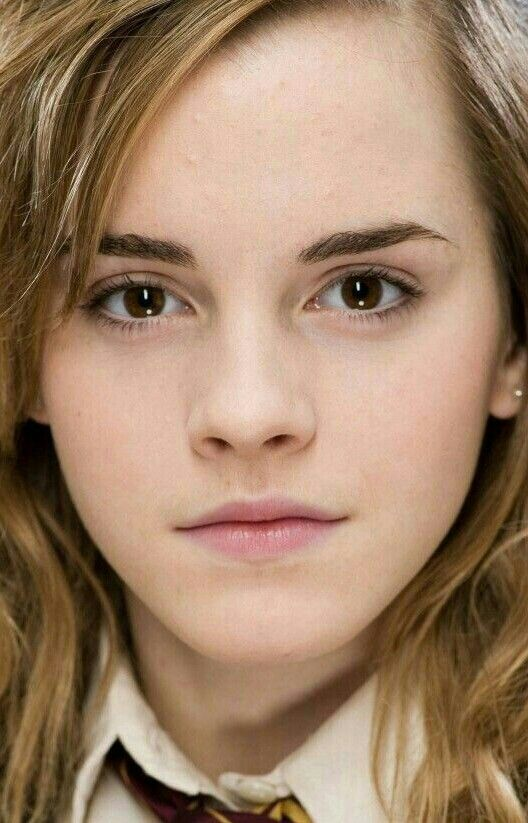
#> input picture notebook/DestinationImage1.jpg, 528 x 823 px, found by its file name
$ jupyter execute --allow-errors face_swap.ipynb
#> lines starting #> are read from the running program, lines starting #| are printed output that depends on the picture; after the words box and inside, x2 and y2 are one past the last pixel; in counts of white or black regions, pixels touching at a corner belong together
[cell 1]
print("hello world")

[cell 2]
import dlib
import cv2

import numpy as np

[cell 3]
import os
os.chdir('D:\Tech_New_FUTURE\FACE_SWAP\Practice')

[cell 4]
import matplotlib.pyplot as plt

[cell 5]
image = cv2.imread('notebook\DestinationImage1.jpg')
#> image is the input picture: shape (823, 528, 3); mean B, G, R 102.7, 128.5, 157.9
plt.imshow(image)

[cell 6]
image.shape
#> Out = (823, 528, 3)

#> (a cell that did not finish here is left out)

#> (a cell that did not finish here is left out)

[cell 9]
cv2.circle(image,(300,30),1 ,(255,0,0),2)
#> image: shape (823, 528, 3); under 0.01% of pixels changed, all inside (x1, y1, x2, y2) = (298, 28, 303, 33)

#> (a cell that did not finish here is left out)

[cell 11]
plt.imshow(image)

## creating mask

[cell 12]
points_list = []

#> (the rest of this cell did not finish here and is left out)

[cell 13]
# print(points)

#> (a cell that did not finish here is left out)

#> (a cell that did not finish here is left out)

#> (a cell that did not finish here is left out)

[cell 17]
# read img convt in gray scale than check that convexhull how looks
img_gray = cv2.cvtColor(image, cv2.COLOR_BGR2GRAY)
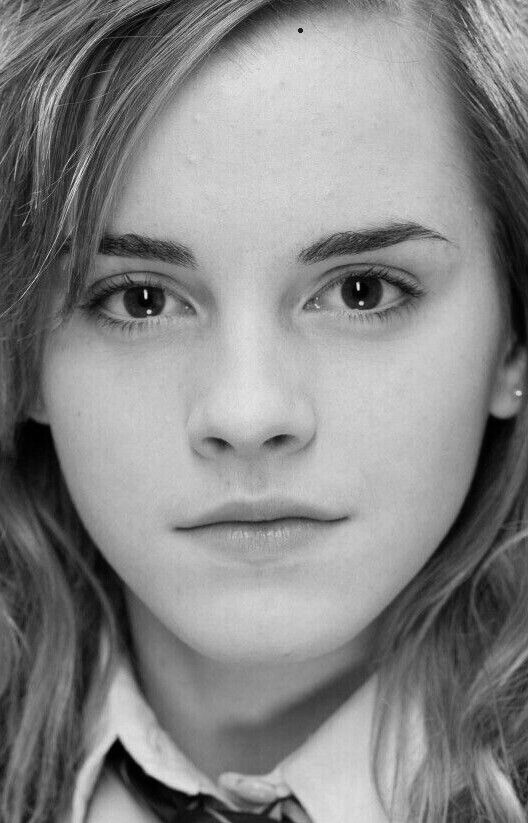
#> img_gray: shape (823, 528); min 0, max 246, mean 134.3
plt.imshow(img_gray)

[cell 18]
# for rgb 3 channels
image.shape
#> Out = (823, 528, 3)

[cell 19]
# only one channel gray
img_gray.shape
#> Out = (823, 528)

[cell 20]
## create mask of that gray image create empty canvas
mask = np.zeros_like(img_gray)

[cell 21]
# empty canvas
plt.imshow(mask)
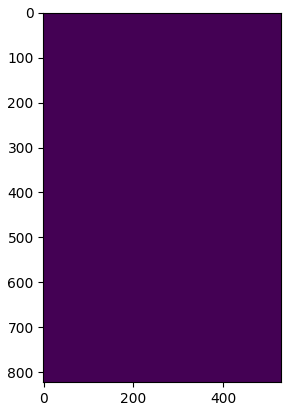
#> figure drawn by matplotlib, 1 panel

#> (a cell that did not finish here is left out)

[cell 23]
plt.imshow(mask)

## Source Image Landmark

[cell 24]
source = cv2.imread("notebook\SourceImage1.jpg")
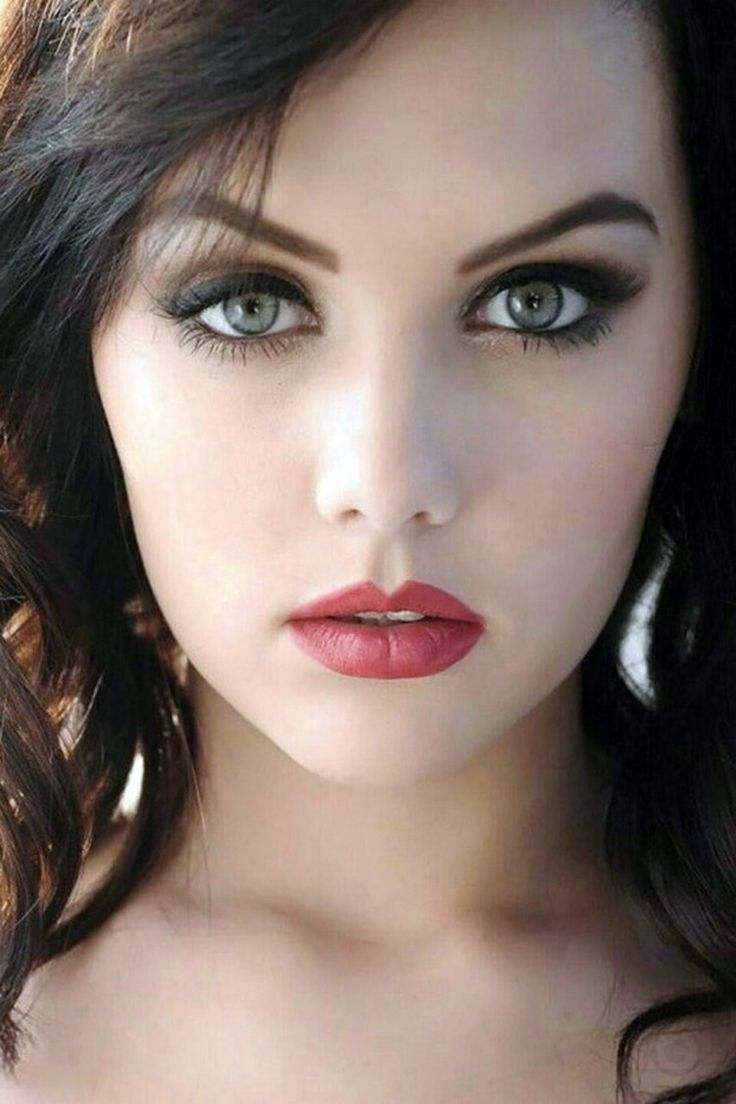
#> input picture notebook/SourceImage1.jpg, 736 x 1104 px, found by its file name
#> source is the input picture: shape (1104, 736, 3); mean B, G, R 106, 113.8, 131
source_grey = cv2.cvtColor(source, cv2.COLOR_BGR2GRAY)
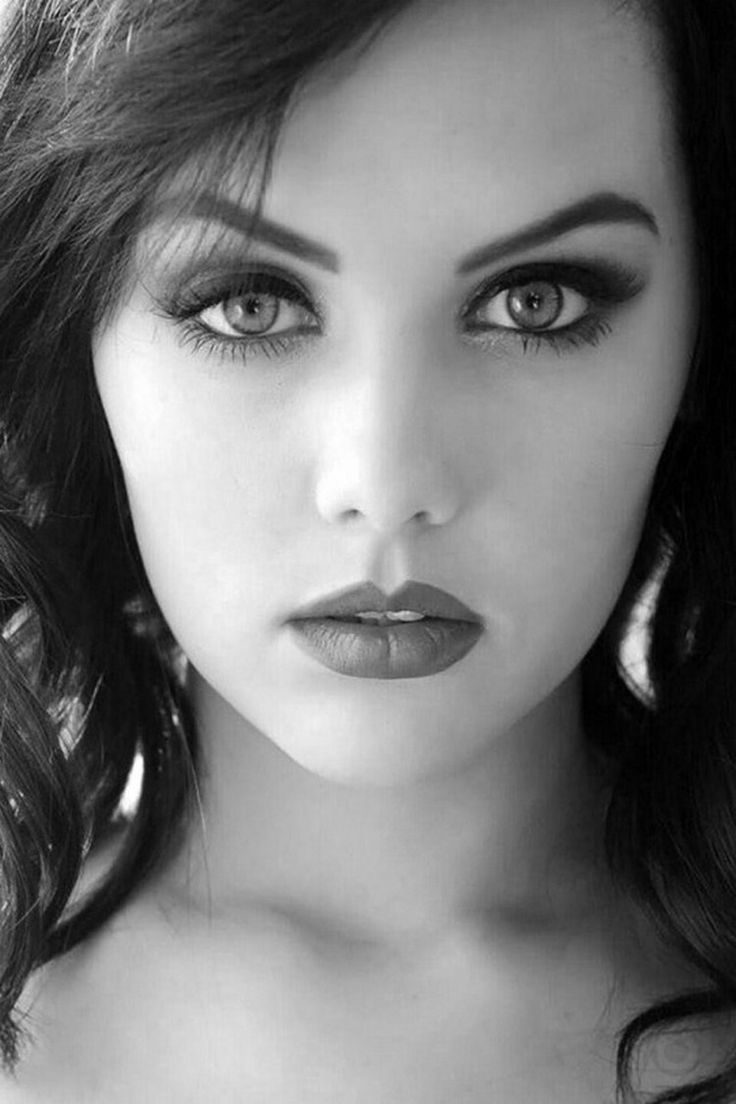
#> source_grey: shape (1104, 736); min 0, max 255, mean 118.1
mask = np.zeros_like(source_grey)
#> (the rest of this cell did not finish here and is left out)

[cell 25]
plt.imshow(source)

[cell 26]
plt.imshow(source_grey)

#> (a cell that did not finish here is left out)

#> (a cell that did not finish here is left out)

#> (a cell that did not finish here is left out)

[cell 30]
plt.imshow(mask)
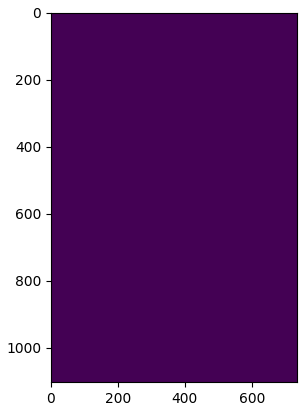
#> figure drawn by matplotlib, 1 panel
